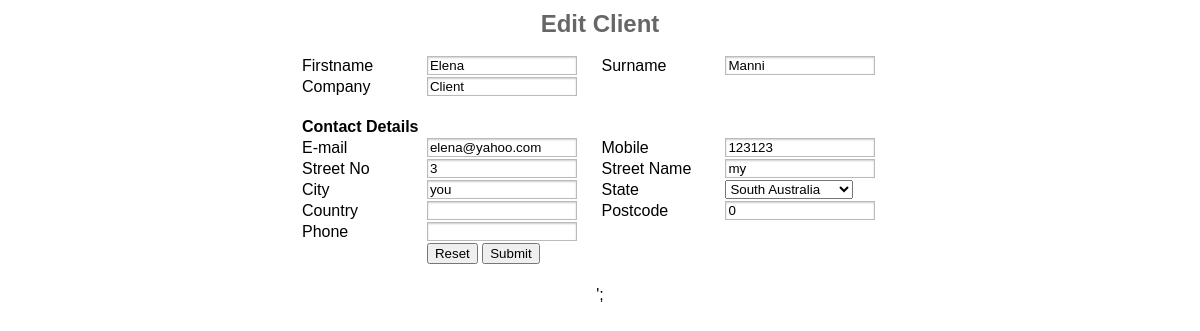
Page /ms_crm/admin/AgentAdmin_management/EditClient.php?txtID=1 on the committed database.
### tables this page shows
CREATE TABLE `client` (
   `client_ID` int(11) not null auto_increment,
   `cl_fName` varchar(50) not null,
   `cl_lName` varchar(50) not null,
   `cl_Company` varchar(100) not null,
   `contact_id` int(20) not null,
   PRIMARY KEY (`client_ID`),
   KEY `FKIndex1` (`contact_id`)
);

CREATE TABLE `personal_details` (
   `contact_ID` int(20) not null auto_increment,
   `cont_email` varchar(50) not null,
   `cont_mobile` varchar(20) not null,
   `cont_streetNo` varchar(10) not null,
   `cont_street` varchar(50) not null,
   `cont_city` varchar(50) not null,
   `cont_state` varchar(5) not null,
   `cont_country` varchar(20) not null,
   `cont_zip` int(4) not null,
   `cont_phone` varchar(20) not null,
   PRIMARY KEY (`contact_ID`)
);

### ms_crm/admin/AgentAdmin_management/EditClient.php (the view, shortened to what this page needs)
<link href="../style/tablestyle.css" rel="stylesheet" type="text/css" />
<?php
$error = 0;
$txtMess = "";
$state = "";
if (isset($_POST["submit"]))
{
	$clientID 				= $_POST['txtID'];
	$contactID				= $_POST['txtContactID'];
	$clientFirstname 	    = $_POST['txtFirstName'];
    $clientLastname 		= $_POST['txtSurname'];
	$clientCompany 			= $_POST['txtCompany'];
	$email					= $_POST['txtEmail'];
	$mobile					= $_POST['txtMobile'];
	$phone					= $_POST['txtPhone'];
	$streetNo				= $_POST['txtStreetNo'];
	$streetName				= $_POST['txtStreetName'];
	$city					= $_POST['txtCity'];
	$state					= $_POST['cboclientState'];
	$country				= $_POST['txtCountry'];
	$postcode				= $_POST['txtPostcode'];
	if ($phone != "" AND !ctype_digit($phone))				{$error = 1; $txtMess = "Phone number is invalid!";}
	if ($postcode != "" AND !ctype_digit($postcode))  		{$error = 1; $txtMess = "Postcode is invalid!";}
	if ($email == "" AND $mobile == "")						{$error = 1; $txtMess = "Enter the e-mail or mobile, please. ";}
	if ($mobile != "" AND !ctype_digit($mobile))    		{$error = 1; $txtMess = "Mobile number is invalid!";}
	if ($email != "" AND !isValidEmail($email))   			{$error = 1; $txtMess = "E-mail is invalid!";}
	if ($clientFirstname == NULL) 							{ $error = 1; $txtMess = "Firstname is required!";}
	if ( $error == 0 )
	{
		require("../../db_conection/db_connect.php");
		while  ($contactID == NULL OR $contactID == 0)
		{
			$sqlContact = "SELECT `contact_ID` FROM `personal_details` WHERE `cont_email` LIKE '$email' AND `cont_mobile` LIKE '$mobile' AND `cont_streetNo` LIKE '$streetNo' AND `cont_street` LIKE '$streetName' AND `cont_city` LIKE '$city' limit 1";
			$dbContacts = mysql_query($sqlContact, $db_con) or die('<br /> Query failed'.mysql_error());
			while($result = mysql_fetch_array($dbContacts))
			{
				$contactID = $result[0];
			}
			if ($contactID == NULL OR $contactID == 0)
			{
				$sqlContact="INSERT INTO `crmdatabase`.`personal_details`
				(`contact_ID`, `cont_streetNo`, `cont_street`,  `cont_city`, `cont_zip`,`cont_state`, `cont_country`,  `cont_mobile`, `cont_phone`, `cont_email`) 			VALUES
				(NULL, '$streetNo', '$streetName',  '$city', '$postcode','$state', '$country',  '$mobile', '$phone', '$email')";
				mysql_query($sqlContact) or die('<br /> Query failed :'.mysql_error());
			}
		}
		$sql=" UPDATE `personal_details` SET
			`cont_streetNo` = '$streetNo', `cont_street` = '$streetName', `cont_city` = '$city', `cont_zip` = '$postcode', `cont_state` = '$state',
			`cont_country` = '$country', `cont_mobile` = '$mobile', `cont_phone` = '$phone', `cont_email` = '$email'
			WHERE `personal_details`.`contact_ID` = $contactID";
		mysql_query($sql, $db_con) or die('<br /> Update personal_details failed :'.mysql_error());
		$sql=" UPDATE `client` SET
			`cl_fName` = '$clientFirstname', `cl_lName` = '$clientLastname', `cl_Company` = '$clientCompany', `contact_ID` = '$contactID'
			WHERE `client`.`client_ID` = $clientID";
		mysql_query($sql, $db_con) or die('<br /> Update client failed :'.mysql_error());
		mysql_close($db_con);
		echo "<script language='javascript'>window.location = 'ViewClient.php?txtID=$clientID';</script>";
		die;
	}
}
else
	{
		require("../../db_conection/db_connect.php");
		$clientID = "";
		if(isset($_GET['txtID']))
			$clientID = $_GET['txtID'];
		$sql = "SELECT *  FROM `client` WHERE `client_ID` LIKE '".$clientID."';";
		$dbRecords = mysql_query($sql, $db_con) Or die('Query failed:'.mysql_error());
		$arrRecords = mysql_fetch_array($dbRecords);
		$clientFirstname = $arrRecords["cl_fName"];
		$clientLastname = $arrRecords["cl_lName"];
		$clientCompany = $arrRecords["cl_Company"];
		$contactID = $arrRecords["contact_id"];
		$sql = "SELECT *  FROM `personal_details` WHERE `contact_ID` LIKE '".$contactID."';";
		$dbRecords = mysql_query($sql, $db_con) Or die('Query failed:'.mysql_error());
		$arrRecords = mysql_fetch_array($dbRecords);
		$streetNo = $arrRecords["cont_streetNo"];
		$streetName = $arrRecords["cont_street"];
		$city = $arrRecords["cont_city"];
		$state = $arrRecords["cont_state"];
		$country = $arrRecords["cont_country"];
		$postcode = $arrRecords["cont_zip"];
		$mobile = $arrRecords["cont_mobile"];
		$phone = $arrRecords["cont_phone"];
		$email = $arrRecords["cont_email"];
}
?>
<!DOCTYPE html PUBLIC "-//W3C//DTD XHTML 1.0 Transitional//EN" "http://www.w3.org/TR/xhtml1/DTD/xhtml1-transitional.dtd">
<html xmlns="http://www.w3.org/1999/xhtml">
<head>
</head>
<body>
	<form id="formclient" name="formclient" method="post" action="EditClient.php" align = "center">
		<table width="600" border="0" cellspacing="2" cellpadding="0" align="center">
              <tr>
                <td colspan="4" align="center"><h1>Edit Client</h1></td>
              </tr>
              <tr>
                <td width="140">Firstname</td>
                <td width="180"><input type="text" name="txtFirstName" id="txtFirstName" value='<?php echo $clientFirstname; ?>' ></td>
                <td width="140">Surname</td>
                <td width="180"><input type="text" name="txtSurname" id="txtSurname" value='<?php echo $clientLastname; ?>' ></td>
              </tr>
              <tr>
                <td width="140">Company</td>
                <td width="180"><input type="text" name="txtCompany" id="txtCompany" value='<?php echo $clientCompany; ?>' ></td>           </td>
                <td width="140"></td>
                <td width="180"></td>
              </tr>
              <tr>
              	<td colspan="4"><br /></td>
              </tr>
              <tr>
                <td colspan="4"><b>Contact Details</b></td>
              </tr>
              <tr>
                <td width="140">E-mail</td>
                <td width="180"><input type="text" name="txtEmail" id="txtEmail" value='<?php echo $email; ?>' ></td>
                <td width="140">Mobile</td>
                <td width="180"><input type="text" name="txtMobile" id="txtMobile" value='<?php echo $mobile; ?>' ></td>
              </tr>
              <tr>
                <td width="140">Street No</td>
                <td width="180"><input type="text" name="txtStreetNo" id="txtStreetNo" value='<?php echo $streetNo; ?>' ></td>
                <td width="140">Street Name</td>
                <td width="180"><input type="text" name="txtStreetName" id="txtStreetName" value='<?php echo $streetName; ?>' ></td>
              </tr>
              <tr>
                <td width="140">City</td>
                <td width="180"><input type="text" name="txtCity" id="txtCity"  value='<?php echo $city; ?>' ></td>
                <td width="140">State</td>
                <td width="180">
                  <select name="cboclientState" class="selectNonDate" id="cboclientState" value='<?php echo $state; ?>'>
                    <option value="SA" <?php if($state =="SA")  echo "Selected" ?>>South Australia</option>
                  </select>
                </td>
              </tr>
              <tr>
                <td width="140">Country</td>
                <td width="180"><input type="text" name="txtCountry" id="txtCountry" value='<?php echo $country; ?>' ></td>
                <td width="140">Postcode</td>
                <td width="180"><input type="text" name="txtPostcode" id="txtPostcode" value='<?php echo $postcode; ?>' ></td>
              </tr>
              <tr>
                <td width="140">Phone</td>
                <td width="180"><input type="text" name="txtPhone" id="txtPhone"  value='<?php echo $phone; ?>' ></td>
                <td colspan="2" style="color:red"><?php echo $txtMess; ?></td>
              </tr>
              <tr>
                <td width="140"></td>
                <td colspan="2"><input type="reset"  name="reset" value="Reset" />
                                <input type="submit" name="submit" value="Submit" /></td>
                <td width="180"></td>
              </tr>
		</table>
	</form>';
</body>
</html>

### ms_crm/admin/style/tablestyle.css (style rules this page uses)
body { line-height: 1.6em; text-align: center; font-family: Arial, Helvetica, sans-serif; }
h1 { font-family: Arial, Helvetica, sans-serif; font-size: 24px; color: #666; }
input[type=text] { width:150px; -webkit-box-shadow: rgba(0, 0, 0, 0.199219) 0px 1px 2px inset; border: 1px solid #BCBBBB; }

### rows in the picture
client: txtFirstName "Elena", txtSurname "Manni", txtCompany "Client"
personal_details: txtEmail "elena@yahoo.com", txtMobile "123123", txtStreetNo "3", txtStreetName "my", txtCity "you", cboclientState "South Australia", txtPostcode "0"
